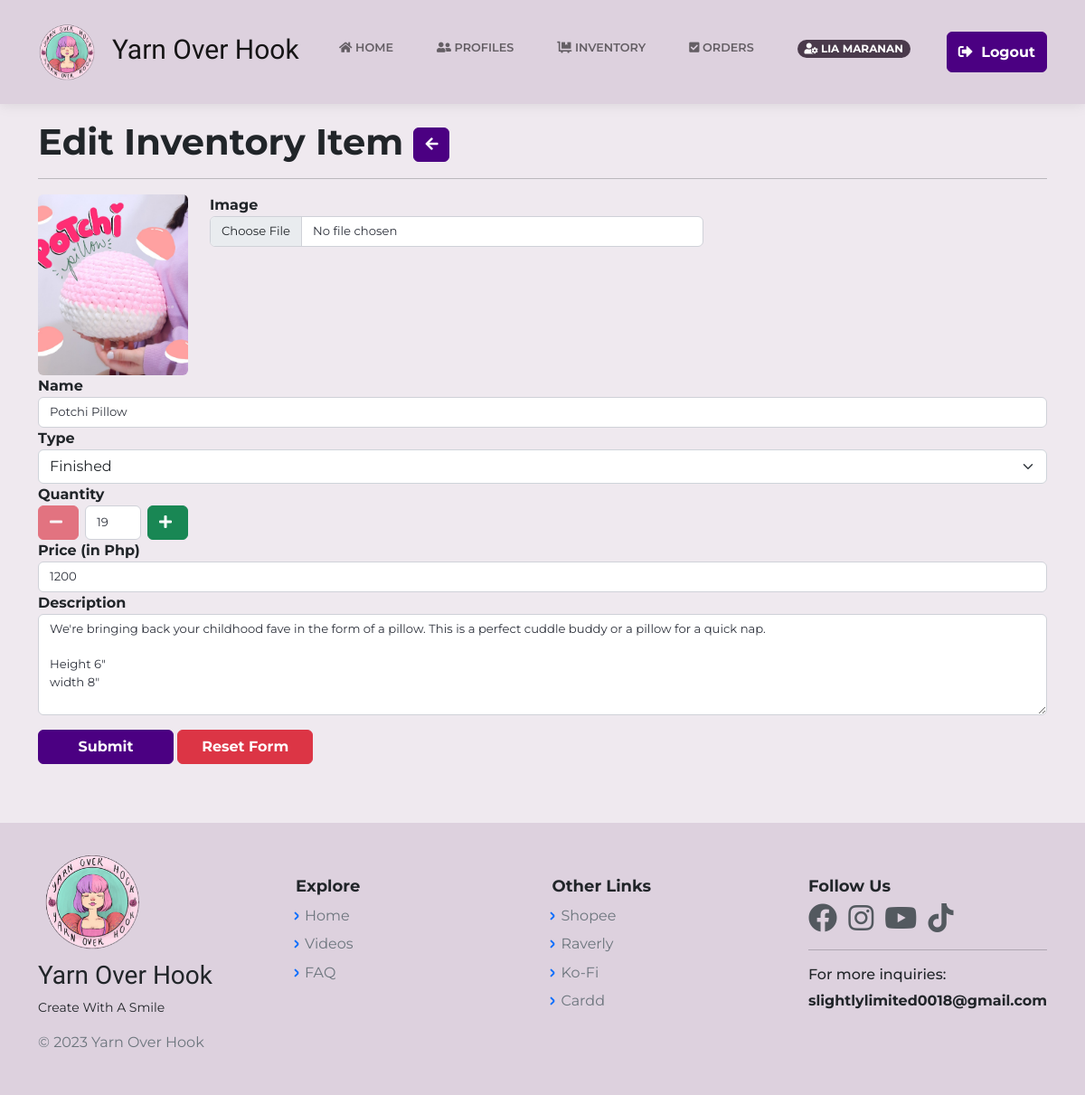
The app's page /EditInventoryItem.php?id=1019 (signed in) with its own data.
### tables this page shows
CREATE TABLE `inventory_db` (
  `ItemID` bigint(20) NOT NULL,
  `ItemName` varchar(100) NOT NULL,
  `ItemImg` varchar(255) NOT NULL,
  `ItemDesc` text NOT NULL,
  `ItemType` varchar(255) NOT NULL,
  `TypeID` int(11) NOT NULL,
  `ItemPrice` int(12) NOT NULL,
  `ItemQty` int(12) NOT NULL,
  `created_at` timestamp NOT NULL DEFAULT current_timestamp() ON UPDATE current_timestamp()
);

### EditInventoryItem.php (the view, shortened to what this page needs)
<?php
    include("includes/dbh.inc.php");
    require 'layouts/Header.php';
    if(isset($_GET['id'])) {
		$id = mysqli_real_escape_string($con, $_GET['id']);
		$item = "SELECT * FROM inventory_db WHERE ItemID = $id";
		$result = mysqli_query($con, $item);
		$inv = mysqli_fetch_assoc($result);
	}
?>
<body class="d-flex flex-column min-vh-100">
<?php require 'layouts/nav.php';?>
<?php if($inv): ?>
    <div class="container my-5">
        <h1 style="font-weight:bold;"> Edit Inventory Item <span><button class="btn btn-primary pull-right" type="button" style="font-weight:bold;border-color:indigo;background:indigo;width:40px;"><a href="InventoryItem.php?id=<?php echo $inv['ItemID'] ?>" style="text-decoration:none;color:white;"><i class="fa fa-arrow-left"></i></a></button></span></h1><hr>
        <div class="form-group">
            <form action="EditInventoryItem.php?id=<?php echo $inv['ItemID'] ?>" method="POST" id="form" enctype="multipart/form-data">
                <div class="row my-3">
                    <div class="col-md-2">
                        <img class="img-fluid rounded avatar-fit" src="<?php echo $inv['ItemImg']; ?>" id="imgDisplay">
                    </div>
                    <div class="col-md-6">
                        <label style="font-weight:bold;">Image</label>
                        <input class="form-control rounded" type="file" onchange="readURL(this)" class="form-control form-control my-3" name="ItemImg">
                    </div>
                    <div class="col-md-12">
                        <label style="font-weight:bold;">Name</label>
                        <input type="text" name="ItemName" id="ItemName" class="form-control rounded" value="<?php echo $inv['ItemName'] ?>">
                    </div>
                    <div class="col-md-12">
                        <label style="font-weight:bold;"style="font-weight:bold;">Type</label>
                        <select class="form-select" id="ItemType" name="ItemType" aria-label=".form-select example">
                            <option value="Finished" <?php if($inv['ItemType'] == 'Finished') { ?>selected="selected"<?php } ?>>Finished</option>
                        </select>
                    </div>
                    <div class="col-md-2 col-5">
                        <label style="font-weight:bold;">Quantity</label>
                        <div class="input-group">
                            <span class="input-group-btn">
                                <button type="button" class="btn btn-danger btn-number text-white me-2" disabled="disabled" data-type="minus" data-field="ItemQty"> <i class="fas fa-minus"></i> </button>
                            </span>
                            <input type="text" name="ItemQty" id="ItemQty" onkeypress="return restrictAlphabets(event)" class="form-control rounded input-number me-2" min="1" max="100" value="<?php echo $inv['ItemQty'] ?>">
                            <span class="input-group-btn">
                                <button type="button" class="btn btn-success btn-number text-white" data-type="plus" data-field="ItemQty"> <i class="fas fa-plus"></i> </button>
                            </span>
                        </div>
                    </div>
                    <div class="col-md-12">
                        <label style="font-weight:bold;">Price (in Php)</label>
                        <input type="text" name="ItemPrice" id="ItemPrice" onkeypress="return restrictAlphabets(event)" class="form-control rounded" value="<?php echo $inv['ItemPrice'] ?>">
                    </div>
                    <div class="col-md-12">
                        <label style="font-weight:bold;">Description</label>
                        <textarea type="text" rows="5" class="form-control rounded" name="ItemDesc" id="ItemDesc"><?php echo $inv['ItemDesc'] ?></textarea>
                    </div>
                    <div class="button-group float-end">
                        <input class="btn btn-success mt-3" id="editInventory" name="edit_inventory" value="Submit" style="width:150px;border-color:indigo;background-color:indigo;font-weight:bold;" readonly>
                        <input class="btn btn-danger mt-3" type="reset" id="reset" value="Reset Form" style="width:150px;font-weight:bold;">
                    </div>
                </div>
            </form>
        </div>
    </div>
    <?php else: ?>
        <div class="container my-5">
            <h2> Oops.. Page not found. Please try again. </h2>
        </div>
    <?php endif ?>
<?php require 'layouts/Footer.php';?>

### assets/css/main.css (style rules this page uses)
body { background-color: #efe9ef !important; padding-top: 85px; }
.container { animation: transitionInContainer 0.50s; }
.avatar-fit { width: 200px; height: 200px; object-fit: cover; }

### assets/css/Profile-Edit-Form-styles.css (style rules this page uses)
hr { height: 2px; }

### assets/css/Profile-Edit-Form.css (style rules this page uses)
hr { height: 2px; }

### assets/css/ProfileEdit1.css (style rules this page uses)
hr { height: 2px; }

### assets/css/ProfileEdit2.css (style rules this page uses)
hr { height: 2px; }

### assets/css/ProfileDesignAdmin.css (style rules this page uses)
.form-control { border: 1px solid #cfd1d8; -moz-border-radius: 2px; border-radius: 2px; font-size: .825rem; background: #ffffff; color: #2e323c; }

### records on screen
inventory_db: ItemImg (picture), ItemName "Potchi Pillow", ItemType "Finished", ItemQty "19", ItemPrice "1200", ItemDesc "We're bringing back your childhood fave in the form of a pillow. This is a perfect cuddle buddy or a pillow for a quick nap. Height 6\" width 8\""

### other values on screen
$_SESSION['cust_name'] "LIA MARANAN"
